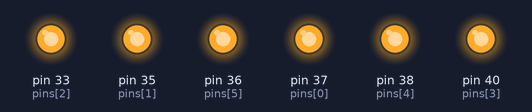
Recording of a program running on a simulated Raspberry Pi (header pin numbers). Shown: output pins drawn as LEDs (lit = HIGH). What the program prints to the terminal is not drawn.

Above: at 0.12 s.
At 2.37 s:
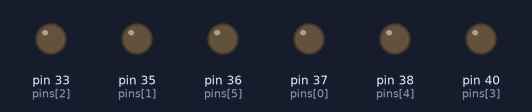
Timing chart, 0 to 3.0 s (numbered marks = the images above):
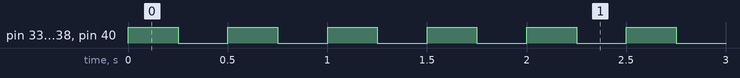

Measured:
- by itself, pin 33 (pins[2]), pin 35 (pins[1]), pin 36 (pins[5]), pin 37 (pins[0]), pin 38 (pins[4]), pin 40 (pins[3]): alternates HIGH for 0.25 s and LOW for 0.25 s

The program:

05_LedVillogMindFuggveny.py
```python
#05_LedVillogMindFuggveny.py
#------------------------------
#Ledek villogtatása függvénnyel

#A GPIO modul behívása
import RPi.GPIO as GPIO
import time

#Figyelmezetetések kikapcsolása
GPIO.setwarnings(False)

#tüskék fizikai kiosztás szerint
GPIO.setmode(GPIO.BOARD)

#tüskék alaphelyzet
GPIO.cleanup()

#Paraméterek
#Pinek definiálása
pins = [37,35,33,40,38,36]
T = 0.5 #Villogás periódusideje
Tv = T/2
onOff = 1 #Led bekapcsolása

#Függvények
#A pinek legyenek kimenetek
def DefPinsOut():
    for pin in pins:
        GPIO.setup(pin, GPIO.OUT)

def LampBlink():
    global onOff #Az onOff globális változó
    for pin in pins:
        GPIO.output(pin, onOff)
    onOff = not onOff #Nem jön létre új változó

#A Pinek kimenetek
#Függvény hívás
DefPinsOut()

print("Pinek villognak. Kilép Ctrl-C")
try:
    while True:
        LampBlink()
        time.sleep(Tv)

except KeyboardInterrupt:
    print("Pinek lekapcsolva")
    GPIO.cleanup()
```
